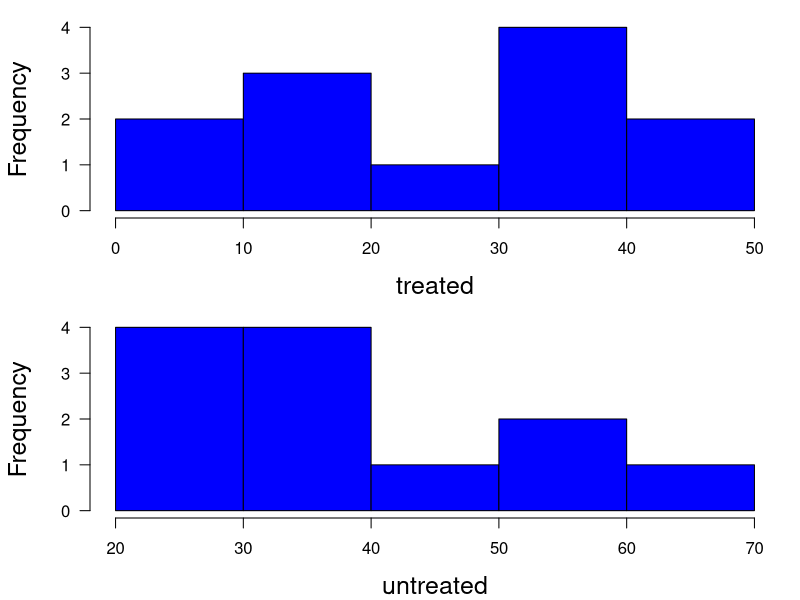

The R script that drew this image:
print('file: Solution-2-sampleEqualMeans.R')
# Equal means: various 2-sample tests; data: Ott & Longnecker (2001, p. 272-274)
yd = c(18,43,28,50,16,32,13,35,38,33,6,7)
yu = c(40,54,26,63,21,37,39,23,48,58,28,39)
alpha = 0.05; print(c(alpha,'alpha'))
# ---------------------------------------------------------------------
pwilcox = wilcox.test(yd,yu)$p.value; print(c(round(pwilcox,4),'pwilcox'))
if(pwilcox < alpha) print(c('p < alpha = ',alpha,': reject H0'))
if(pwilcox >= alpha) print(c('p >= alpha = ',alpha,': do not reject H0'))
# ---------------------------------------------------------------------
pttest = t.test(yd,yu)$p.value; print(c(round(pttest,4),'pttest'))
if(pttest < alpha) print(c('pttest < alpha = ',alpha,': reject H0'))
if(pttest >= alpha) print(c('pttest >= alpha = ',alpha,': do not reject H0'))
# ---------------------------------------------------------------------
pttestv = t.test(yd,yu,var.equal=T)$p.value; print(c(round(pttestv,4),'pttestv (equal var)'))
if(pttestv < alpha) print(c('pttestv < alpha = ',alpha,': reject H0'))
if(pttestv >= alpha) print(c('pttestv >= alpha = ',alpha,': do not reject H0'))
# ---------------------------------------------------------------------
# Bayesian t-test:
library(BayesFactor)
outBF = ttestBF(yd,yu,rscale=1)
BF = extractBF(outBF,onlybf = TRUE); print(c(round(BF,4),'BF'))
if(BF > 10)                    print('strong evidence against H0/strong evidence for H1')
if((BF >= 3.16) && (BF <= 10)) print('substantial evidence against H0/substantial evidence for H1')
if((BF > 1) && (BF < 3.16))    print('slight evidence against H0/slight evidence for H1')
if((BF >= 0.316) && (BF <= 1)) print('slight evidence against H1/slight evidence for H0')
if((BF > 0.1) && (BF < 0.316)) print('substantial evidence against H1/substantial evidence for H0')
if(BF <= 0.1)                  print('strong evidence against H1/strong evidence for H0')
# ---------------------------------------------------------------------
sflag = 3
if (sflag == 3) {
  # png('WormsHist180325.png',width=16,height=16,units='cm',res=300)
  par(mar=c(4.1,4.5,1,1),mfrow=c(2,1))
  hist(yd,col='blue',las=1,main='',xlab='treated',cex.lab=1.5)
  hist(yu,col='blue',las=1,main='',xlab='untreated',cex.lab=1.5)
  # dev.off()
}
